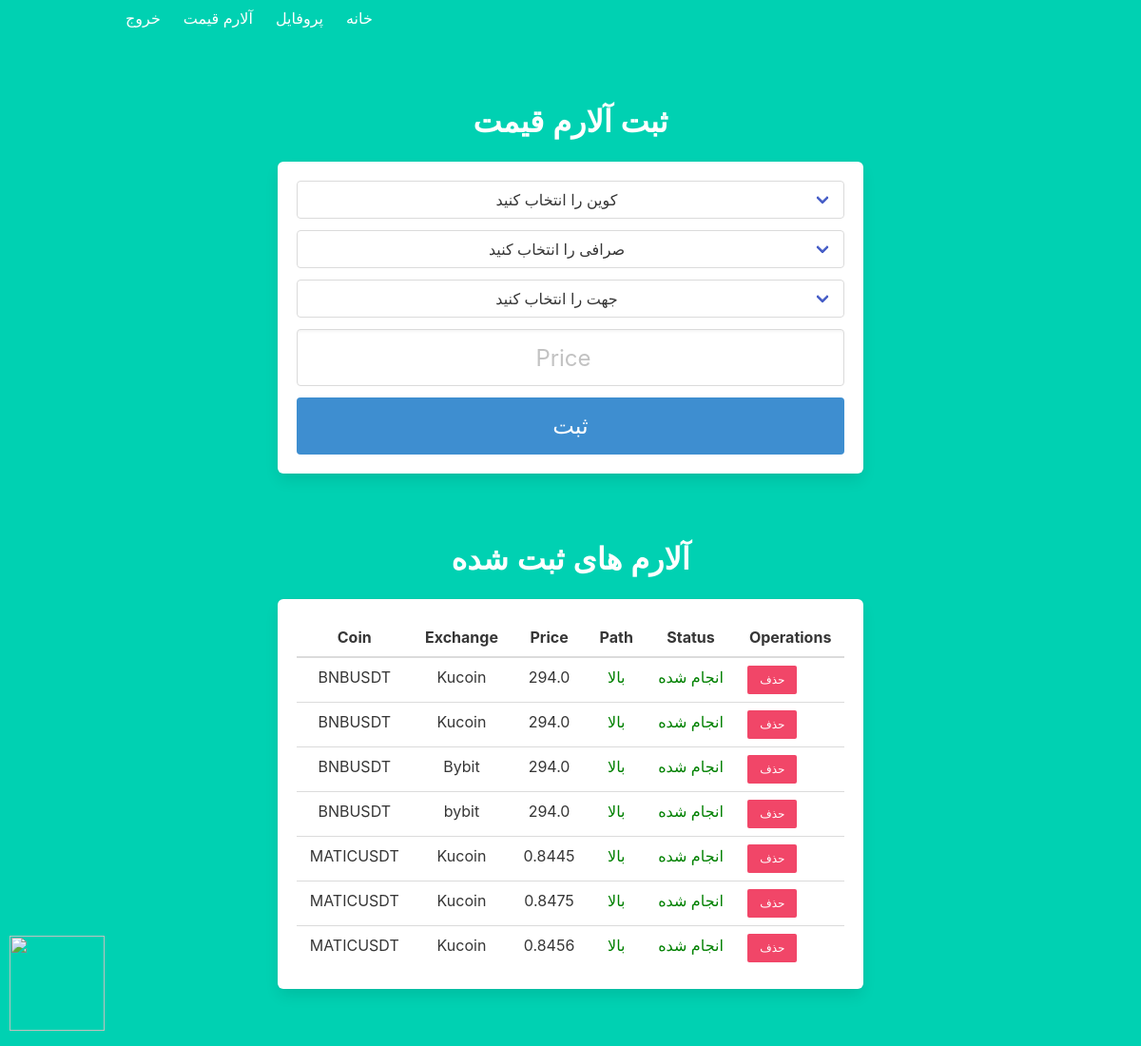
The page /price-alert (signed in) on the database its author committed.
### project/models.py (models this page shows)
class Alert(db.Model):
    id = db.Column(db.Integer, primary_key=True) # primary keys are required by SQLAlchemy
    coin = db.Column(db.String(100))
    price = db.Column(db.String(100))
    exchange = db.Column(db.String(100))
    path = db.Column(db.Integer)
    status = db.Column(db.Integer, default= 0)
    user = db.Column(db.Integer, default= 0)

### project/main.py (the view)
@main.route('/price-alert')
@login_required
def price_alert():
    coins = Coin.query.all()
    alerts = Alert.query.filter_by(user = current_user.id)
    return render_template('PriceAlert.html', coins = coins, alerts = alerts)

### project/templates/PriceAlert.html (shortened to what this page needs)
{% extends "base.html" %}
{% block content %}
<div class="column is-8 is-offset-2" style="margin-top: 200px;">
    <h3 class="title">ثبت آلارم قیمت</h3>
    <div class="box" style="box-sizing: border-box;">
        <form  method="POST" action="/price-alert">
            <div class="field">
                <div class="control">
                  <div class="select is-fullwidth">
                    <select onchange=" select() ;document.getElementById('coinin').value = document.getElementById('coinsel').value" id="coinsel" required style="text-align: center;" name="coin">
                      <option disabled selected>کوین را انتخاب کنید</option>
                    </select>
                  </div>
                </div>
              </div>
              <div class="field">
                <div class="control">
                  <div class="select is-fullwidth">
                    <select onchange="document.getElementById('exin').value = document.getElementById('exsel').value " id="exsel" required style="text-align: center;" name="exchange">
                      <option disabled selected>صرافی را انتخاب کنید</option>
                    </select>
                  </div>
                </div>
              </div>
              <div class="field">
                <div class="control">
                  <div class="select is-fullwidth">
                    <select onchange="document.getElementById('pathin').value = document.getElementById('pathsel').value " id="pathsel" required style="text-align: center;" name="path">
                      <option disabled selected>جهت را انتخاب کنید</option>
                    </select>
                  </div>
                </div>
              </div>
            <div class="field">
                <div class="control">
                    <input min="0.000001" required style="text-align: center; " class="input is-large" type="number" step="0.000001" name="price" placeholder="Price">
                </div>
            </div>
            <button class="button is-block is-info is-large is-fullwidth">ثبت</button>
        </form>
    </div><br><br>
    <h3 class="title"> آلارم های ثبت شده</h3>
    <div class="box">
        <div class="table-container">
            <table class="table is-fullwidth">
                <thead>
                    <tr>
                        <th>Coin</th>
                        <th>Exchange</th>
                        <th>Price</th>
                        <th>Path</th>
                        <th>Status</th>
                        <th>Operations</th>
                    </tr>
                </thead>
                <tbody>
                    {% for item in alerts%}
                    <tr>
                        <td>{{item.coin}}</td>
                        <td>{{item.exchange}}</td>
                        <td>{{item.price}}</td>
                        {% if item.path == 1 %}
                        <td style="color:green">بالا</td>
                        {% else %}
                        <td style="color: red">پایین</td>
                        {% endif %}
                        {% if item.status %}
                        <td style="color:green">انجام شده</td>
                        {% else %}
                        <td style="color: red">انجام نشده</td>
                        {% endif %}
                        <td><button onclick="del({{item.id}})" class="button is-block is-danger is-small ">حذف</button></td>
                    </tr>
                    {% endfor %}
                </tbody>
            </table>
        </div>
    </div>
</div>
{% endblock %}

### project/templates/base.html (style rules this page uses)
a,h1,h2,h3,h4,h5,h6,button,span { font-family: sans-serif; }

### rows shown on the page
Alert: coin "BNBUSDT", exchange "Kucoin", price "294.0", path "بالا", status "انجام شده"
Alert: coin "BNBUSDT", exchange "Kucoin", price "294.0", path "بالا", status "انجام شده"
Alert: coin "BNBUSDT", exchange "Bybit", price "294.0", path "بالا", status "انجام شده"
Alert: coin "BNBUSDT", exchange "bybit", price "294.0", path "بالا", status "انجام شده"
Alert: coin "MATICUSDT", exchange "Kucoin", price "0.8445", path "بالا", status "انجام شده"
Alert: coin "MATICUSDT", exchange "Kucoin", price "0.8475", path "بالا", status "انجام شده"
Alert: coin "MATICUSDT", exchange "Kucoin", price "0.8456", path "بالا", status "انجام شده"
